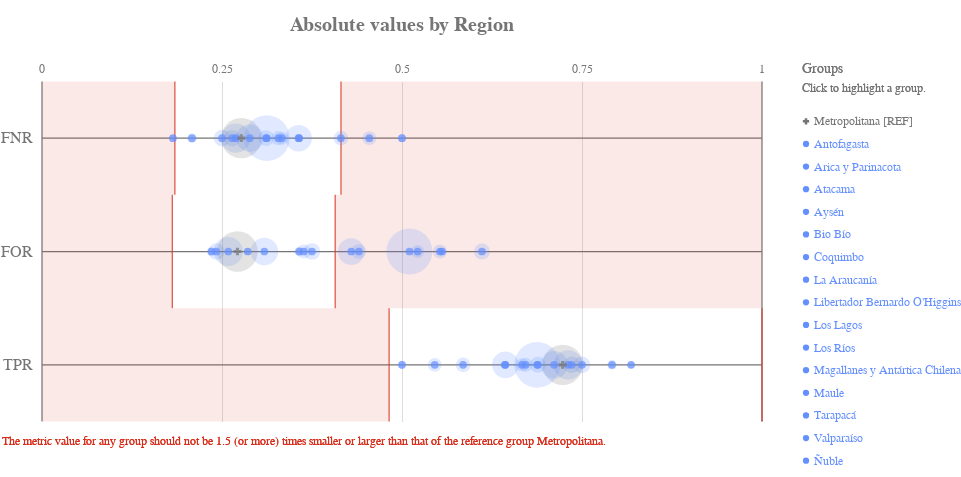

Here is the notebook cell this chart was saved with:
### Code cell
ap.absolute(grupo_definido, metrics, 'region', fairness_threshold = disparity_tolerance)

### Figure 1 — Vega-Lite specification as saved in the notebook (floating-point values rounded to 4 significant figures)
{"config": {"view": {"continuousWidth": 400, "continuousHeight": 300, "strokeWidth": 0}, "axisLeft": {"labelColor": "rgb(117,117,117)", "labelFont": "Arial", "labelFontSize": 16}, "title": {"align": "center", "baseline": "middle", "color": "rgb(117,117,117)", "font": "Arial", "fontSize": 20, "fontWeight": "bold"}}, "layer": [{"data": {"name": "data-4ac2d7a4dec33677e433b172826c7791"}, "mark": {"type": "rule", "stroke": "rgb(117,117,117)", "strokeWidth": 1.25, "tooltip": ""}, "encoding": {"x": {"type": "quantitative", "field": "start", "scale": {"domain": [0, 1], "range": [40.0, 760.0]}}, "x2": {"field": "end"}, "y": {"type": "nominal", "axis": {"domain": false, "labelAngle": 0, "labelPadding": -30, "orient": "left", "ticks": false, "title": ""}, "field": "y_position", "scale": {"domain": ["FNR", "FOR", "TPR"], "range": [42.5, 382.5]}}}}, {"data": {"name": "data-6cfe259518f6c7b358d8f836a73e6b7f"}, "mark": {"type": "rule", "stroke": "rgb(117,117,117)", "strokeWidth": 1.25, "tooltip": ""}, "encoding": {"x": {"type": "quantitative", "field": "x_position", "scale": {"domain": [0, 1], "range": [40.0, 760.0]}}, "y": {"value": 42.5}, "y2": {"value": 382.5}}}, {"data": {"name": "data-60ed1133fa688d151d36705a369482e0"}, "mark": {"type": "text", "align": "center", "color": "rgb(117,117,117)", "font": "Arial", "fontSize": 12, "fontWeight": "normal", "tooltip": ""}, "encoding": {"text": {"type": "nominal", "field": "value"}, "x": {"type": "quantitative", "field": "value", "scale": {"domain": [0, 1], "range": [40.0, 760.0]}}, "y": {"value": 29.75}}}, {"layer": [{"mark": {"type": "rect", "opacity": 0.8, "stroke": "rgb(217, 46, 28)", "strokeWidth": 1.25, "tooltip": ""}, "encoding": {"x": {"type": "quantitative", "field": "lower_threshold_value", "scale": {"domain": [0, 1], "range": [40.0, 760.0]}}, "x2": {"field": "lower_threshold_value"}, "y": {"type": "nominal", "axis": {"domain": false, "grid": false, "labels": false, "ticks": false, "title": " "}, "field": "metric", "scale": {"domain": ["FNR", "FOR", "TPR"], "range": [42.5, 382.5]}}}}, {"mark": {"type": "rect", "opacity": 0.8, "stroke": "rgb(217, 46, 28)", "strokeWidth": 1.25, "tooltip": ""}, "encoding": {"x": {"type": "quantitative", "field": "upper_threshold_value", "scale": {"domain": [0, 1], "range": [40.0, 760.0]}}, "x2": {"field": "upper_threshold_value"}, "y": {"type": "nominal", "axis": {"domain": false, "grid": false, "labels": false, "ticks": false, "title": " "}, "field": "metric", "scale": {"domain": ["FNR", "FOR", "TPR"], "range": [42.5, 382.5]}}}}, {"layer": [{"mark": {"type": "rect", "fill": "rgb(217, 46, 28)", "opacity": 0.1, "tooltip": ""}, "encoding": {"x": {"type": "quantitative", "field": "lower_threshold_value", "scale": {"domain": [0, 1], "range": [40.0, 760.0]}}, "x2": {"field": "lower_end"}, "y": {"type": "nominal", "axis": {"domain": false, "grid": false, "labels": false, "ticks": false, "title": " "}, "field": "metric", "scale": {"domain": ["FNR", "FOR", "TPR"], "range": [42.5, 382.5]}}}}, {"mark": {"type": "rect", "fill": "rgb(217, 46, 28)", "opacity": 0.1, "tooltip": ""}, "encoding": {"x": {"type": "quantitative", "field": "upper_threshold_value", "scale": {"domain": [0, 1], "range": [40.0, 760.0]}}, "x2": {"field": "upper_end"}, "y": {"type": "nominal", "axis": {"domain": false, "grid": false, "labels": false, "ticks": false, "title": " "}, "field": "metric", "scale": {"domain": ["FNR", "FOR", "TPR"], "range": [42.5, 382.5]}}}}]}, {"data": {"name": "data-79dd248bdaa0ea02c535240e8ad022c8"}, "mark": {"type": "text", "align": "left", "baseline": "top", "fill": "rgb(217, 46, 28)", "font": "Arial", "fontSize": 12, "fontWeight": "normal", "tooltip": ""}, "encoding": {"text": {"value": "The metric value for any group should not be 1.5 (or more) times smaller or larger than that of the reference group Metropolitana."}, "x": {"value": 0}, "y": {"value": 396.7}}}], "data": {"name": "data-ed3f2e95719c24fd60d37f8dce41cc10"}}, {"layer": [{"mark": "circle"}, {"data": {"name": "data-be18df9eb598c4cc6d7ccb4aacdb7647"}, "mark": {"type": "circle", "opacity": 0.2}, "encoding": {"color": {"condition": {"type": "nominal", "field": "attribute_value", "legend": null, "scale": {"domain": ["Metropolitana", "Antofagasta", "Arica y Parinacota", "Atacama", "Aysén", "Bio Bío", "Coquimbo", "La Araucanía", "Libertador Bernardo O'Higgins", "Los Lagos", "Los Ríos", "Magallanes y Antártica Chilena", "Maule", "Tarapacá", "Valparaíso", "Ñuble"], "range": ["rgb(117,117,117)", "rgb(100, 143, 255)", "rgb(100, 143, 255)", "rgb(100, 143, 255)", "rgb(100, 143, 255)", "rgb(100, 143, 255)", "rgb(100, 143, 255)", "rgb(100, 143, 255)", "rgb(100, 143, 255)", "rgb(100, 143, 255)", "rgb(100, 143, 255)", "rgb(100, 143, 255)", "rgb(100, 143, 255)", "rgb(100, 143, 255)", "rgb(100, 143, 255)", "rgb(100, 143, 255)"]}, "selection": "selector009"}, "value": "rgb(224,224,224)"}, "size": {"type": "quantitative", "field": "group_size", "legend": null, "scale": {"domain": [0, 1603.0], "range": [0, 2522.0]}}, "tooltip": [{"type": "nominal", "field": "attribute_value", "title": "Group"}, {"type": "nominal", "field": "tooltip_group_size", "title": "Group Size"}, {"type": "nominal", "field": "tooltip_disparity_explanation_fnr", "title": "Disparity"}, {"type": "quantitative", "field": "fnr", "format": ".2f", "title": "FNR"}], "x": {"type": "quantitative", "axis": {"domain": false, "labels": false, "ticks": false, "title": null, "values": [0.25, 0.5, 0.75]}, "field": "fnr", "scale": {"domain": [0, 1], "range": [40.0, 760.0]}}, "y": {"type": "nominal", "axis": {"domain": false, "grid": false, "labels": false, "ticks": false, "title": " "}, "field": "metric_variable", "scale": {"domain": ["FNR", "FOR", "TPR"], "range": [42.5, 382.5]}}}, "selection": {"selector011": {"type": "multi", "empty": "all", "fields": ["attribute_value"]}}, "transform": [{"calculate": "'FNR'", "as": "metric_variable"}]}, {"data": {"name": "data-be18df9eb598c4cc6d7ccb4aacdb7647"}, "mark": {"type": "circle", "opacity": 0.2}, "encoding": {"color": {"condition": {"type": "nominal", "field": "attribute_value", "legend": null, "scale": {"domain": ["Metropolitana", "Antofagasta", "Arica y Parinacota", "Atacama", "Aysén", "Bio Bío", "Coquimbo", "La Araucanía", "Libertador Bernardo O'Higgins", "Los Lagos", "Los Ríos", "Magallanes y Antártica Chilena", "Maule", "Tarapacá", "Valparaíso", "Ñuble"], "range": ["rgb(117,117,117)", "rgb(100, 143, 255)", "rgb(100, 143, 255)", "rgb(100, 143, 255)", "rgb(100, 143, 255)", "rgb(100, 143, 255)", "rgb(100, 143, 255)", "rgb(100, 143, 255)", "rgb(100, 143, 255)", "rgb(100, 143, 255)", "rgb(100, 143, 255)", "rgb(100, 143, 255)", "rgb(100, 143, 255)", "rgb(100, 143, 255)", "rgb(100, 143, 255)", "rgb(100, 143, 255)"]}, "selection": "selector009"}, "value": "rgb(224,224,224)"}, "size": {"type": "quantitative", "field": "group_size", "legend": null, "scale": {"domain": [0, 1603.0], "range": [0, 2522.0]}}, "tooltip": [{"type": "nominal", "field": "attribute_value", "title": "Group"}, {"type": "nominal", "field": "tooltip_group_size", "title": "Group Size"}, {"type": "nominal", "field": "tooltip_disparity_explanation_for", "title": "Disparity"}, {"type": "quantitative", "field": "for", "format": ".2f", "title": "FOR"}], "x": {"type": "quantitative", "axis": {"domain": false, "labels": false, "ticks": false, "title": null, "values": [0.25, 0.5, 0.75]}, "field": "for", "scale": {"domain": [0, 1], "range": [40.0, 760.0]}}, "y": {"type": "nominal", "axis": {"domain": false, "grid": false, "labels": false, "ticks": false, "title": " "}, "field": "metric_variable", "scale": {"domain": ["FNR", "FOR", "TPR"], "range": [42.5, 382.5]}}}, "selection": {"selector013": {"type": "multi", "empty": "all", "fields": ["attribute_value"]}}, "transform": [{"calculate": "'FOR'", "as": "metric_variable"}]}, {"data": {"name": "data-be18df9eb598c4cc6d7ccb4aacdb7647"}, "mark": {"type": "circle", "opacity": 0.2}, "encoding": {"color": {"condition": {"type": "nominal", "field": "attribute_value", "legend": null, "scale": {"domain": ["Metropolitana", "Antofagasta", "Arica y Parinacota", "Atacama", "Aysén", "Bio Bío", "Coquimbo", "La Araucanía", "Libertador Bernardo O'Higgins", "Los Lagos", "Los Ríos", "Magallanes y Antártica Chilena", "Maule", "Tarapacá", "Valparaíso", "Ñuble"], "range": ["rgb(117,117,117)", "rgb(100, 143, 255)", "rgb(100, 143, 255)", "rgb(100, 143, 255)", "rgb(100, 143, 255)", "rgb(100, 143, 255)", "rgb(100, 143, 255)", "rgb(100, 143, 255)", "rgb(100, 143, 255)", "rgb(100, 143, 255)", "rgb(100, 143, 255)", "rgb(100, 143, 255)", "rgb(100, 143, 255)", "rgb(100, 143, 255)", "rgb(100, 143, 255)", "rgb(100, 143, 255)"]}, "selection": "selector009"}, "value": "rgb(224,224,224)"}, "size": {"type": "quantitative", "field": "group_size", "legend": null, "scale": {"domain": [0, 1603.0], "range": [0, 2522.0]}}, "tooltip": [{"type": "nominal", "field": "attribute_value", "title": "Group"}, {"type": "nominal", "field": "tooltip_group_size", "title": "Group Size"}, {"type": "nominal", "field": "tooltip_disparity_explanation_tpr", "title": "Disparity"}, {"type": "quantitative", "field": "tpr", "format": ".2f", "title": "TPR"}], "x": {"type": "quantitative", "axis": {"domain": false, "labels": false, "ticks": false, "title": null, "values": [0.25, 0.5, 0.75]}, "field": "tpr", "scale": {"domain": [0, 1], "range": [40.0, 760.0]}}, "y": {"type": "nominal", "axis": {"domain": false, "grid": false, "labels": false, "ticks": false, "title": " "}, "field": "metric_variable", "scale": {"domain": ["FNR", "FOR", "TPR"], "range": [42.5, 382.5]}}}, "selection": {"selector015": {"type": "multi", "empty": "all", "fields": ["attribute_value"]}}, "transform": [{"calculate": "'TPR'", "as": "metric_variable"}]}, {"layer": [{"mark": "point"}, {"data": {"name": "data-be18df9eb598c4cc6d7ccb4aacdb7647"}, "mark": {"type": "point", "filled": true, "size": 60}, "encoding": {"color": {"condition": {"type": "nominal", "field": "attribute_value", "legend": null, "scale": {"domain": ["Metropolitana", "Antofagasta", "Arica y Parinacota", "Atacama", "Aysén", "Bio Bío", "Coquimbo", "La Araucanía", "Libertador Bernardo O'Higgins", "Los Lagos", "Los Ríos", "Magallanes y Antártica Chilena", "Maule", "Tarapacá", "Valparaíso", "Ñuble"], "range": ["rgb(117,117,117)", "rgb(100, 143, 255)", "rgb(100, 143, 255)", "rgb(100, 143, 255)", "rgb(100, 143, 255)", "rgb(100, 143, 255)", "rgb(100, 143, 255)", "rgb(100, 143, 255)", "rgb(100, 143, 255)", "rgb(100, 143, 255)", "rgb(100, 143, 255)", "rgb(100, 143, 255)", "rgb(100, 143, 255)", "rgb(100, 143, 255)", "rgb(100, 143, 255)", "rgb(100, 143, 255)"]}, "selection": "selector009"}, "value": "rgb(224,224,224)"}, "shape": {"type": "nominal", "field": "attribute_value", "legend": null, "scale": {"domain": ["Metropolitana", "Antofagasta", "Arica y Parinacota", "Atacama", "Aysén", "Bio Bío", "Coquimbo", "La Araucanía", "Libertador Bernardo O'Higgins", "Los Lagos", "Los Ríos", "Magallanes y Antártica Chilena", "Maule", "Tarapacá", "Valparaíso", "Ñuble"], "range": ["cross", "circle", "circle", "circle", "circle", "circle", "circle", "circle", "circle", "circle", "circle", "circle", "circle", "circle", "circle", "circle"]}}, "tooltip": [{"type": "nominal", "field": "attribute_value", "title": "Group"}, {"type": "nominal", "field": "tooltip_group_size", "title": "Group Size"}, {"type": "nominal", "field": "tooltip_disparity_explanation_fnr", "title": "Disparity"}, {"type": "quantitative", "field": "fnr", "format": ".2f", "title": "FNR"}], "x": {"type": "quantitative", "axis": {"domain": false, "labels": false, "ticks": false, "title": null, "values": [0.25, 0.5, 0.75]}, "field": "fnr", "scale": {"domain": [0, 1], "range": [40.0, 760.0]}}, "y": {"type": "nominal", "axis": {"domain": false, "grid": false, "labels": false, "ticks": false, "title": " "}, "field": "metric_variable", "scale": {"domain": ["FNR", "FOR", "TPR"], "range": [42.5, 382.5]}}}, "selection": {"selector010": {"type": "multi", "empty": "all", "fields": ["attribute_value"]}}, "transform": [{"calculate": "'FNR'", "as": "metric_variable"}]}, {"data": {"name": "data-be18df9eb598c4cc6d7ccb4aacdb7647"}, "mark": {"type": "point", "filled": true, "size": 60}, "encoding": {"color": {"condition": {"type": "nominal", "field": "attribute_value", "legend": null, "scale": {"domain": ["Metropolitana", "Antofagasta", "Arica y Parinacota", "Atacama", "Aysén", "Bio Bío", "Coquimbo", "La Araucanía", "Libertador Bernardo O'Higgins", "Los Lagos", "Los Ríos", "Magallanes y Antártica Chilena", "Maule", "Tarapacá", "Valparaíso", "Ñuble"], "range": ["rgb(117,117,117)", "rgb(100, 143, 255)", "rgb(100, 143, 255)", "rgb(100, 143, 255)", "rgb(100, 143, 255)", "rgb(100, 143, 255)", "rgb(100, 143, 255)", "rgb(100, 143, 255)", "rgb(100, 143, 255)", "rgb(100, 143, 255)", "rgb(100, 143, 255)", "rgb(100, 143, 255)", "rgb(100, 143, 255)", "rgb(100, 143, 255)", "rgb(100, 143, 255)", "rgb(100, 143, 255)"]}, "selection": "selector009"}, "value": "rgb(224,224,224)"}, "shape": {"type": "nominal", "field": "attribute_value", "legend": null, "scale": {"domain": ["Metropolitana", "Antofagasta", "Arica y Parinacota", "Atacama", "Aysén", "Bio Bío", "Coquimbo", "La Araucanía", "Libertador Bernardo O'Higgins", "Los Lagos", "Los Ríos", "Magallanes y Antártica Chilena", "Maule", "Tarapacá", "Valparaíso", "Ñuble"], "range": ["cross", "circle", "circle", "circle", "circle", "circle", "circle", "circle", "circle", "circle", "circle", "circle", "circle", "circle", "circle", "circle"]}}, "tooltip": [{"type": "nominal", "field": "attribute_value", "title": "Group"}, {"type": "nominal", "field": "tooltip_group_size", "title": "Group Size"}, {"type": "nominal", "field": "tooltip_disparity_explanation_for", "title": "Disparity"}, {"type": "quantitative", "field": "for", "format": ".2f", "title": "FOR"}], "x": {"type": "quantitative", "axis": {"domain": false, "labels": false, "ticks": false, "title": null, "values": [0.25, 0.5, 0.75]}, "field": "for", "scale": {"domain": [0, 1], "range": [40.0, 760.0]}}, "y": {"type": "nominal", "axis": {"domain": false, "grid": false, "labels": false, "ticks": false, "title": " "}, "field": "metric_variable", "scale": {"domain": ["FNR", "FOR", "TPR"], "range": [42.5, 382.5]}}}, "selection": {"selector012": {"type": "multi", "empty": "all", "fields": ["attribute_value"]}}, "transform": [{"calculate": "'FOR'", "as": "metric_variable"}]}, {"data": {"name": "data-be18df9eb598c4cc6d7ccb4aacdb7647"}, "mark": {"type": "point", "filled": true, "size": 60}, "encoding": {"color": {"condition": {"type": "nominal", "field": "attribute_value", "legend": null, "scale": {"domain": ["Metropolitana", "Antofagasta", "Arica y Parinacota", "Atacama", "Aysén", "Bio Bío", "Coquimbo", "La Araucanía", "Libertador Bernardo O'Higgins", "Los Lagos", "Los Ríos", "Magallanes y Antártica Chilena", "Maule", "Tarapacá", "Valparaíso", "Ñuble"], "range": ["rgb(117,117,117)", "rgb(100, 143, 255)", "rgb(100, 143, 255)", "rgb(100, 143, 255)", "rgb(100, 143, 255)", "rgb(100, 143, 255)", "rgb(100, 143, 255)", "rgb(100, 143, 255)", "rgb(100, 143, 255)", "rgb(100, 143, 255)", "rgb(100, 143, 255)", "rgb(100, 143, 255)", "rgb(100, 143, 255)", "rgb(100, 143, 255)", "rgb(100, 143, 255)", "rgb(100, 143, 255)"]}, "selection": "selector009"}, "value": "rgb(224,224,224)"}, "shape": {"type": "nominal", "field": "attribute_value", "legend": null, "scale": {"domain": ["Metropolitana", "Antofagasta", "Arica y Parinacota", "Atacama", "Aysén", "Bio Bío", "Coquimbo", "La Araucanía", "Libertador Bernardo O'Higgins", "Los Lagos", "Los Ríos", "Magallanes y Antártica Chilena", "Maule", "Tarapacá", "Valparaíso", "Ñuble"], "range": ["cross", "circle", "circle", "circle", "circle", "circle", "circle", "circle", "circle", "circle", "circle", "circle", "circle", "circle", "circle", "circle"]}}, "tooltip": [{"type": "nominal", "field": "attribute_value", "title": "Group"}, {"type": "nominal", "field": "tooltip_group_size", "title": "Group Size"}, {"type": "nominal", "field": "tooltip_disparity_explanation_tpr", "title": "Disparity"}, {"type": "quantitative", "field": "tpr", "format": ".2f", "title": "TPR"}], "x": {"type": "quantitative", "axis": {"domain": false, "labels": false, "ticks": false, "title": null, "values": [0.25, 0.5, 0.75]}, "field": "tpr", "scale": {"domain": [0, 1], "range": [40.0, 760.0]}}, "y": {"type": "nominal", "axis": {"domain": false, "grid": false, "labels": false, "ticks": false, "title": " "}, "field": "metric_variable", "scale": {"domain": ["FNR", "FOR", "TPR"], "range": [42.5, 382.5]}}}, "selection": {"selector014": {"type": "multi", "empty": "all", "fields": ["attribute_value"]}}, "transform": [{"calculate": "'TPR'", "as": "metric_variable"}]}]}]}, {"layer": [{"mark": {"type": "point", "filled": true, "opacity": 1, "size": 39.48}, "encoding": {"color": {"condition": {"type": "nominal", "field": "attribute_value", "legend": null, "scale": {"domain": ["Metropolitana", "Antofagasta", "Arica y Parinacota", "Atacama", "Aysén", "Bio Bío", "Coquimbo", "La Araucanía", "Libertador Bernardo O'Higgins", "Los Lagos", "Los Ríos", "Magallanes y Antártica Chilena", "Maule", "Tarapacá", "Valparaíso", "Ñuble"], "range": ["rgb(117,117,117)", "rgb(100, 143, 255)", "rgb(100, 143, 255)", "rgb(100, 143, 255)", "rgb(100, 143, 255)", "rgb(100, 143, 255)", "rgb(100, 143, 255)", "rgb(100, 143, 255)", "rgb(100, 143, 255)", "rgb(100, 143, 255)", "rgb(100, 143, 255)", "rgb(100, 143, 255)", "rgb(100, 143, 255)", "rgb(100, 143, 255)", "rgb(100, 143, 255)", "rgb(100, 143, 255)"]}, "selection": "selector009"}, "value": "rgb(224,224,224)"}, "shape": {"type": "nominal", "field": "attribute_value", "legend": null, "scale": {"domain": ["Metropolitana", "Antofagasta", "Arica y Parinacota", "Atacama", "Aysén", "Bio Bío", "Coquimbo", "La Araucanía", "Libertador Bernardo O'Higgins", "Los Lagos", "Los Ríos", "Magallanes y Antártica Chilena", "Maule", "Tarapacá", "Valparaíso", "Ñuble"], "range": ["cross", "circle", "circle", "circle", "circle", "circle", "circle", "circle", "circle", "circle", "circle", "circle", "circle", "circle", "circle", "circle"]}}, "x": {"value": 804}, "y": {"type": "nominal", "axis": {"domain": false, "grid": false, "labels": false, "ticks": false, "title": " "}, "field": "attribute_value", "scale": {"domain": ["Metropolitana", "Antofagasta", "Arica y Parinacota", "Atacama", "Aysén", "Bio Bío", "Coquimbo", "La Araucanía", "Libertador Bernardo O'Higgins", "Los Lagos", "Los Ríos", "Magallanes y Antártica Chilena", "Maule", "Tarapacá", "Valparaíso", "Ñuble"], "range": [71, 433]}}}, "selection": {"selector009": {"type": "multi", "empty": "all", "fields": ["attribute_value"]}}}, {"mark": {"type": "text", "align": "left", "baseline": "middle", "font": "Arial", "fontSize": 12, "fontWeight": "normal"}, "encoding": {"color": {"condition": {"type": "nominal", "field": "attribute_value", "legend": null, "scale": {"domain": ["Metropolitana", "Antofagasta", "Arica y Parinacota", "Atacama", "Aysén", "Bio Bío", "Coquimbo", "La Araucanía", "Libertador Bernardo O'Higgins", "Los Lagos", "Los Ríos", "Magallanes y Antártica Chilena", "Maule", "Tarapacá", "Valparaíso", "Ñuble"], "range": ["rgb(117,117,117)", "rgb(100, 143, 255)", "rgb(100, 143, 255)", "rgb(100, 143, 255)", "rgb(100, 143, 255)", "rgb(100, 143, 255)", "rgb(100, 143, 255)", "rgb(100, 143, 255)", "rgb(100, 143, 255)", "rgb(100, 143, 255)", "rgb(100, 143, 255)", "rgb(100, 143, 255)", "rgb(100, 143, 255)", "rgb(100, 143, 255)", "rgb(100, 143, 255)", "rgb(100, 143, 255)"]}, "selection": "selector009"}, "value": "rgb(224,224,224)"}, "text": {"type": "nominal", "field": "label"}, "x": {"value": 812}, "y": {"type": "nominal", "axis": {"domain": false, "grid": false, "labels": false, "ticks": false, "title": " "}, "field": "attribute_value", "scale": {"domain": ["Metropolitana", "Antofagasta", "Arica y Parinacota", "Atacama", "Aysén", "Bio Bío", "Coquimbo", "La Araucanía", "Libertador Bernardo O'Higgins", "Los Lagos", "Los Ríos", "Magallanes y Antártica Chilena", "Maule", "Tarapacá", "Valparaíso", "Ñuble"], "range": [71, 433]}}}, "selection": {"selector016": {"type": "multi", "empty": "all", "fields": ["attribute_value"]}}}, {"data": {"name": "data-79dd248bdaa0ea02c535240e8ad022c8"}, "mark": {"type": "text", "align": "left", "baseline": "middle", "color": "rgb(117,117,117)", "font": "Arial", "fontSize": 12, "fontWeight": "normal"}, "encoding": {"text": {"value": "Click to highlight a group."}, "x": {"value": 800}, "y": {"value": 49}}}, {"data": {"name": "data-79dd248bdaa0ea02c535240e8ad022c8"}, "mark": {"type": "text", "align": "left", "baseline": "middle", "color": "rgb(117,117,117)", "font": "Arial", "fontSize": 14, "fontWeight": "normal"}, "encoding": {"text": {"value": "Groups"}, "x": {"value": 800}, "y": {"value": 30}}}], "data": {"name": "data-7ebefffb3323e64a7ab0617c614ff136"}}], "height": 425, "padding": {"top": 15, "bottom": 10}, "resolve": {"scale": {"size": "independent", "y": "independent"}}, "title": "Absolute values by Region", "width": 800, "$schema": "https://vega.github.io/schema/vega-lite/v4.8.1.json", "datasets": {"data-4ac2d7a4dec33677e433b172826c7791": [{"y_position": "FNR", "start": 0, "end": 1}, {"y_position": "FOR", "start": 0, "end": 1}, {"y_position": "TPR", "start": 0, "end": 1}], "data-6cfe259518f6c7b358d8f836a73e6b7f": [{"x_position": 0}, {"x_position": 1}], "data-60ed1133fa688d151d36705a369482e0": [{"value": 0.0}, {"value": 0.25}, {"value": 0.5}, {"value": 0.75}, {"value": 1.0}], "data-ed3f2e95719c24fd60d37f8dce41cc10": [{"lower_end": 0, "upper_end": 1, "lower_threshold_value": 0.1846, "upper_threshold_value": 0.4153, "metric": "FNR"}, {"lower_end": 0, "upper_end": 1, "lower_threshold_value": 0.181, "upper_threshold_value": 0.4072, "metric": "FOR"}, {"lower_end": 0, "upper_end": 1, "lower_threshold_value": 0.4821, "upper_threshold_value": 1.0, "metric": "TPR"}], "data-79dd248bdaa0ea02c535240e8ad022c8": [{"a": 1, "b": 0}, {"a": 1, "b": 0}], "data-be18df9eb598c4cc6d7ccb4aacdb7647": [{"attribute_name": "region", "attribute_value": "Antofagasta", "group_size": 479, "total_entities": 5007, "fnr": 0.2887, "for": 0.3088, "tpr": 0.7113, "fnr_disparity": 1.043, "for_disparity": 1.138, "tpr_disparity": 0.9837, "fnr_disparity_scaled": 0.04271, "for_disparity_scaled": 0.1376, "tpr_disparity_scaled": -0.01662, "tooltip_group_size": "479 (9.57%)", "tooltip_disparity_explanation_fnr": "1.04 times larger FNR than the reference group", "tooltip_disparity_explanation_for": "1.14 times larger FOR than the reference group", "tooltip_disparity_explanation_tpr": "1.02 times smaller TPR than the reference group"}, {"attribute_name": "region", "attribute_value": "Arica y Parinacota", "group_size": 539, "total_entities": 5007, "fnr": 0.2691, "for": 0.2588, "tpr": 0.7309, "fnr_disparity": 0.9721, "for_disparity": 0.9533, "tpr_disparity": 1.011, "fnr_disparity_scaled": -0.02874, "for_disparity_scaled": -0.04901, "tpr_disparity_scaled": 0.01069, "tooltip_group_size": "539 (10.76%)", "tooltip_disparity_explanation_fnr": "1.03 times smaller FNR than the reference group", "tooltip_disparity_explanation_for": "1.05 times smaller FOR than the reference group", "tooltip_disparity_explanation_tpr": "1.01 times larger TPR than the reference group"}, {"attribute_name": "region", "attribute_value": "Atacama", "group_size": 173, "total_entities": 5007, "fnr": 0.2644, "for": 0.2421, "tpr": 0.7356, "fnr_disparity": 0.955, "for_disparity": 0.8918, "tpr_disparity": 1.017, "fnr_disparity_scaled": -0.04716, "for_disparity_scaled": -0.1213, "tpr_disparity_scaled": 0.01724, "tooltip_group_size": "173 (3.46%)", "tooltip_disparity_explanation_fnr": "1.05 times smaller FNR than the reference group", "tooltip_disparity_explanation_for": "1.12 times smaller FOR than the reference group", "tooltip_disparity_explanation_tpr": "1.02 times larger TPR than the reference group"}, {"attribute_name": "region", "attribute_value": "Aysén", "group_size": 36, "total_entities": 5007, "fnr": 0.3571, "for": 0.5556, "tpr": 0.6429, "fnr_disparity": 1.29, "for_disparity": 2.046, "tpr_disparity": 0.889, "fnr_disparity_scaled": 0.2901, "for_disparity_scaled": 1.046, "tpr_disparity_scaled": -0.1249, "tooltip_group_size": "36 (0.72%)", "tooltip_disparity_explanation_fnr": "1.29 times larger FNR than the reference group", "tooltip_disparity_explanation_for": "2.05 times larger FOR than the reference group", "tooltip_disparity_explanation_tpr": "1.12 times smaller TPR than the reference group"}, {"attribute_name": "region", "attribute_value": "Bio Bío", "group_size": 176, "total_entities": 5007, "fnr": 0.25, "for": 0.375, "tpr": 0.75, "fnr_disparity": 0.9031, "for_disparity": 1.381, "tpr_disparity": 1.037, "fnr_disparity_scaled": -0.1073, "for_disparity_scaled": 0.3814, "tpr_disparity_scaled": 0.03711, "tooltip_group_size": "176 (3.52%)", "tooltip_disparity_explanation_fnr": "1.11 times smaller FNR than the reference group", "tooltip_disparity_explanation_for": "1.38 times larger FOR than the reference group", "tooltip_disparity_explanation_tpr": "1.04 times larger TPR than the reference group"}, {"attribute_name": "region", "attribute_value": "Coquimbo", "group_size": 162, "total_entities": 5007, "fnr": 0.3113, "for": 0.6111, "tpr": 0.6887, "fnr_disparity": 1.125, "for_disparity": 2.251, "tpr_disparity": 0.9523, "fnr_disparity_scaled": 0.1246, "for_disparity_scaled": 1.251, "tpr_disparity_scaled": -0.05007, "tooltip_group_size": "162 (3.24%)", "tooltip_disparity_explanation_fnr": "1.12 times larger FNR than the reference group", "tooltip_disparity_explanation_for": "2.25 times larger FOR than the reference group", "tooltip_disparity_explanation_tpr": "1.05 times smaller TPR than the reference group"}, {"attribute_name": "region", "attribute_value": "La Araucanía", "group_size": 107, "total_entities": 5007, "fnr": 0.3333, "for": 0.5217, "tpr": 0.6667, "fnr_disparity": 1.204, "for_disparity": 1.922, "tpr_disparity": 0.9219, "fnr_disparity_scaled": 0.2041, "for_disparity_scaled": 0.9219, "tpr_disparity_scaled": -0.08475, "tooltip_group_size": "107 (2.14%)", "tooltip_disparity_explanation_fnr": "1.20 times larger FNR than the reference group", "tooltip_disparity_explanation_for": "1.92 times larger FOR than the reference group", "tooltip_disparity_explanation_tpr": "1.08 times smaller TPR than the reference group"}, {"attribute_name": "region", "attribute_value": "Libertador Bernardo O'Higgins", "group_size": 137, "total_entities": 5007, "fnr": 0.4151, "for": 0.44, "tpr": 0.5849, "fnr_disparity": 1.499, "for_disparity": 1.621, "tpr_disparity": 0.8088, "fnr_disparity_scaled": 0.4994, "for_disparity_scaled": 0.6208, "tpr_disparity_scaled": -0.2364, "tooltip_group_size": "137 (2.74%)", "tooltip_disparity_explanation_fnr": "1.50 times larger FNR than the reference group", "tooltip_disparity_explanation_for": "1.62 times larger FOR than the reference group", "tooltip_disparity_explanation_tpr": "1.24 times smaller TPR than the reference group"}, {"attribute_name": "region", "attribute_value": "Los Lagos", "group_size": 122, "total_entities": 5007, "fnr": 0.4545, "for": 0.3636, "tpr": 0.5455, "fnr_disparity": 1.642, "for_disparity": 1.34, "tpr_disparity": 0.7543, "fnr_disparity_scaled": 0.6419, "for_disparity_scaled": 0.3395, "tpr_disparity_scaled": -0.3258, "tooltip_group_size": "122 (2.44%)", "tooltip_disparity_explanation_fnr": "1.64 times larger FNR than the reference group", "tooltip_disparity_explanation_for": "1.34 times larger FOR than the reference group", "tooltip_disparity_explanation_tpr": "1.33 times smaller TPR than the reference group"}, {"attribute_name": "region", "attribute_value": "Los Ríos", "group_size": 44, "total_entities": 5007, "fnr": 0.5, "for": 0.2353, "tpr": 0.5, "fnr_disparity": 1.806, "for_disparity": 0.8667, "tpr_disparity": 0.6914, "fnr_disparity_scaled": 0.8061, "for_disparity_scaled": -0.1537, "tpr_disparity_scaled": -0.4463, "tooltip_group_size": "44 (0.88%)", "tooltip_disparity_explanation_fnr": "1.81 times larger FNR than the reference group", "tooltip_disparity_explanation_for": "1.15 times smaller FOR than the reference group", "tooltip_disparity_explanation_tpr": "1.45 times smaller TPR than the reference group"}, {"attribute_name": "region", "attribute_value": "Magallanes y Antártica Chilena", "group_size": 30, "total_entities": 5007, "fnr": 0.1818, "for": 0.2857, "tpr": 0.8182, "fnr_disparity": 0.6568, "for_disparity": 1.052, "tpr_disparity": 1.131, "fnr_disparity_scaled": -0.5226, "for_disparity_scaled": 0.05248, "tpr_disparity_scaled": 0.1314, "tooltip_group_size": "30 (0.60%)", "tooltip_disparity_explanation_fnr": "1.52 times smaller FNR than the reference group", "tooltip_disparity_explanation_for": "1.05 times larger FOR than the reference group", "tooltip_disparity_explanation_tpr": "1.13 times larger TPR than the reference group"}, {"attribute_name": "region", "attribute_value": "Maule", "group_size": 127, "total_entities": 5007, "fnr": 0.3281, "for": 0.5526, "tpr": 0.6719, "fnr_disparity": 1.185, "for_disparity": 2.036, "tpr_disparity": 0.9291, "fnr_disparity_scaled": 0.1853, "for_disparity_scaled": 1.036, "tpr_disparity_scaled": -0.07634, "tooltip_group_size": "127 (2.54%)", "tooltip_disparity_explanation_fnr": "1.19 times larger FNR than the reference group", "tooltip_disparity_explanation_for": "2.04 times larger FOR than the reference group", "tooltip_disparity_explanation_tpr": "1.08 times smaller TPR than the reference group"}, {"attribute_name": "region", "attribute_value": "Metropolitana", "group_size": 1034, "total_entities": 5007, "fnr": 0.2768, "for": 0.2715, "tpr": 0.7232, "fnr_disparity": 1.0, "for_disparity": 1.0, "tpr_disparity": 1.0, "fnr_disparity_scaled": 0.0, "for_disparity_scaled": 0.0, "tpr_disparity_scaled": 0.0, "tooltip_group_size": "1,034 (20.65%)", "tooltip_disparity_explanation_fnr": "Reference group", "tooltip_disparity_explanation_for": "Reference group", "tooltip_disparity_explanation_tpr": "Reference group"}, {"attribute_name": "region", "attribute_value": "Tarapacá", "group_size": 1336, "total_entities": 5007, "fnr": 0.3123, "for": 0.5103, "tpr": 0.6877, "fnr_disparity": 1.128, "for_disparity": 1.88, "tpr_disparity": 0.951, "fnr_disparity_scaled": 0.1279, "for_disparity_scaled": 0.8799, "tpr_disparity_scaled": -0.0515, "tooltip_group_size": "1,336 (26.68%)", "tooltip_disparity_explanation_fnr": "1.13 times larger FNR than the reference group", "tooltip_disparity_explanation_for": "1.88 times larger FOR than the reference group", "tooltip_disparity_explanation_tpr": "1.05 times smaller TPR than the reference group"}, {"attribute_name": "region", "attribute_value": "Valparaíso", "group_size": 448, "total_entities": 5007, "fnr": 0.3564, "for": 0.4295, "tpr": 0.6436, "fnr_disparity": 1.287, "for_disparity": 1.582, "tpr_disparity": 0.89, "fnr_disparity_scaled": 0.2873, "for_disparity_scaled": 0.5821, "tpr_disparity_scaled": -0.1236, "tooltip_group_size": "448 (8.95%)", "tooltip_disparity_explanation_fnr": "1.29 times larger FNR than the reference group", "tooltip_disparity_explanation_for": "1.58 times larger FOR than the reference group", "tooltip_disparity_explanation_tpr": "1.12 times smaller TPR than the reference group"}, {"attribute_name": "region", "attribute_value": "Ñuble", "group_size": 57, "total_entities": 5007, "fnr": 0.2083, "for": 0.3571, "tpr": 0.7917, "fnr_disparity": 0.7526, "for_disparity": 1.316, "tpr_disparity": 1.095, "fnr_disparity_scaled": -0.3288, "for_disparity_scaled": 0.3156, "tpr_disparity_scaled": 0.09473, "tooltip_group_size": "57 (1.14%)", "tooltip_disparity_explanation_fnr": "1.33 times smaller FNR than the reference group", "tooltip_disparity_explanation_for": "1.32 times larger FOR than the reference group", "tooltip_disparity_explanation_tpr": "1.09 times larger TPR than the reference group"}], "data-7ebefffb3323e64a7ab0617c614ff136": [{"attribute_value": "Metropolitana", "label": "Metropolitana [REF]"}, {"attribute_value": "Antofagasta", "label": "Antofagasta"}, {"attribute_value": "Arica y Parinacota", "label": "Arica y Parinacota"}, {"attribute_value": "Atacama", "label": "Atacama"}, {"attribute_value": "Aysén", "label": "Aysén"}, {"attribute_value": "Bio Bío", "label": "Bio Bío"}, {"attribute_value": "Coquimbo", "label": "Coquimbo"}, {"attribute_value": "La Araucanía", "label": "La Araucanía"}, {"attribute_value": "Libertador Bernardo O'Higgins", "label": "Libertador Bernardo O'Higgins"}, {"attribute_value": "Los Lagos", "label": "Los Lagos"}, {"attribute_value": "Los Ríos", "label": "Los Ríos"}, {"attribute_value": "Magallanes y Antártica Chilena", "label": "Magallanes y Antártica Chilena"}, {"attribute_value": "Maule", "label": "Maule"}, {"attribute_value": "Tarapacá", "label": "Tarapacá"}, {"attribute_value": "Valparaíso", "label": "Valparaíso"}, {"attribute_value": "Ñuble", "label": "Ñuble"}]}}
